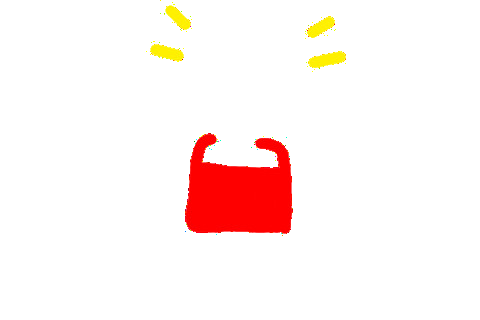
//> input picture Traitement_Images/td-01/input/image_transparency.png, 480 x 320 px
$ ./tp1_exo3 ../input/image_transparency.png   (built with g++ and OpenCV 4)
//> lines starting //> are read from the running program, lines starting //| are printed output that depends on the picture; after the words box and inside, x2 and y2 are one past the last pixel; in counts of white or black regions, pixels touching at a corner belong together
#include <opencv2/core/core.hpp>
#include <opencv2/imgproc/imgproc.hpp>
#include <opencv2/highgui/highgui.hpp>

#include <iostream>

//////////////////////////////////////////////////////////////////////////////////////////////////
int main(int argc, char **argv)
{
  // check arguments
  if (argc != 2)
  {
    std::cout << "usage: " << argv[0] << " image" << std::endl;
    return -1;
  }

  // load the input image
  std::cout << "load image ..." << std::endl;
  cv::Mat image = cv::imread(argv[1]);
//> image is the input picture: 320 rows x 480 cols, CV_8UC3; mean B, G, R 239.6, 241.9, 254.8
  if (image.empty())
  {
    std::cout << "error loading " << argv[1] << std::endl;
    return -1;
  }
  std::cout << "image size : " << image.cols << " x " << image.rows << std::endl;
//| image size : 480 x 320

  // do something
  // ...

  auto mid_col = image.cols / 2;
//> mid_col = 240
  auto quarter_col = mid_col / 2;
//> quarter_col = 120

  auto mid_row = image.rows / 2;
//> mid_row = 160
  auto quarter_row = mid_row / 2;
//> quarter_row = 80

  for (auto row = quarter_row; row < mid_row + quarter_row; row++)
  {
    for (auto col = quarter_col; col < mid_col + quarter_col; col++)
    {
      auto gray = (col - quarter_col) % 255;
      image.at<cv::Vec3b>(row, col) = cv::Vec3b(gray, gray, gray); // dégradé noir / blanc

      // image.at<cv::Vec3b>(row, col) = cv::Vec3b(0, 255, 0); // carré vert plein
    }
  }
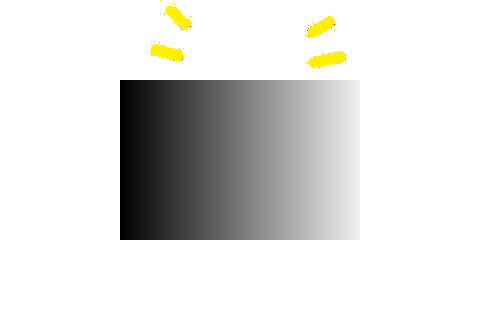
//> image: 320 rows x 480 cols, CV_8UC3; mean B, G, R 218.7, 221, 221.1

  cv::Point center {mid_col, mid_row};
//> center = Point(240, 160)
  const cv::Scalar yellow {0, 255, 255};
  cv::circle(image, center, quarter_col, yellow, 2);
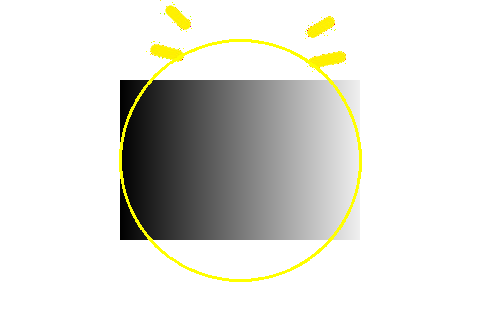
//> image: 320 rows x 480 cols, CV_8UC3; 1.47% of pixels changed, all inside (x1, y1, x2, y2) = (119, 39, 362, 282)

  // display an image
  cv::imshow("une image", image);
  std::cout << "appuyer sur une touche ..." << std::endl;
  cv::waitKey();

  // save the image
  cv::imwrite("output/tp1ex3.jpg", image);

  return 1;
}
